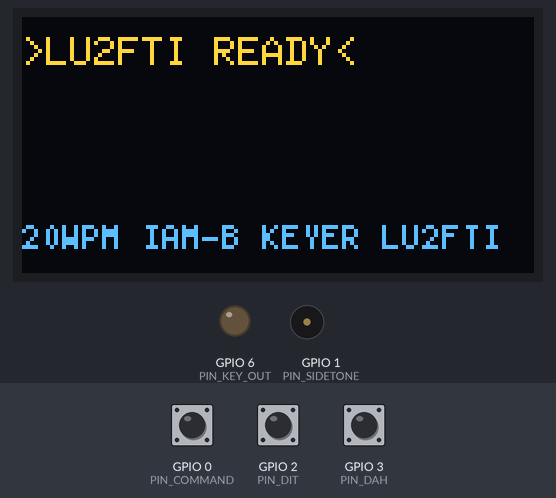
The sketch below on a simulated ESP32-C3. Parts: 128×64 one-colour display, output pins drawn as LEDs (lit = HIGH), buzzer (waves = sounding). Inputs (shaded band) come from the test bench; at power-on: GPIO 3 (PIN_DAH) HIGH, GPIO 2 (PIN_DIT) HIGH, GPIO 0 (PIN_COMMAND) HIGH. The OLED is the two-colour kind (top 16 rows yellow); random numbers use the default seed unless the sketch sets one; EEPROM starts erased.

Above: at 4.8 s.
4.9 s: GPIO 3 (PIN_DAH) pulled LOW for 0.15 s
At 5.0 s:
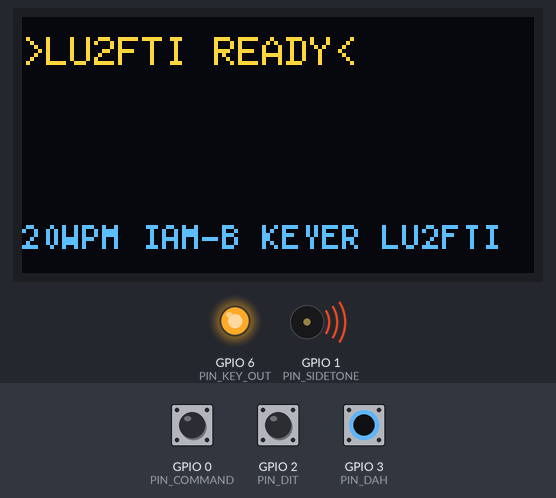
6.7 s: GPIO 2 (PIN_DIT) pulled LOW for 1 s
At 8.6 s:
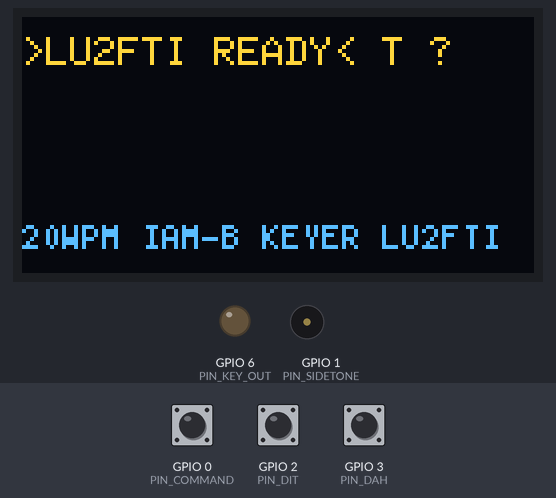
9.2 s: GPIO 0 (PIN_COMMAND) pulled LOW for 1 s
At 11.2 s:
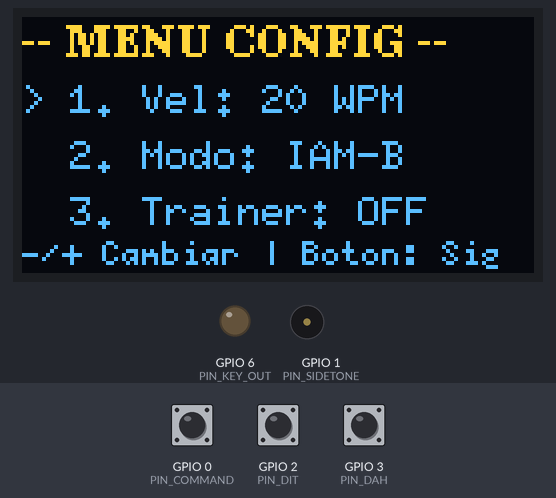
11.7 s: GPIO 0 (PIN_COMMAND) pulled LOW for 0.15 s
At 13.0 s:
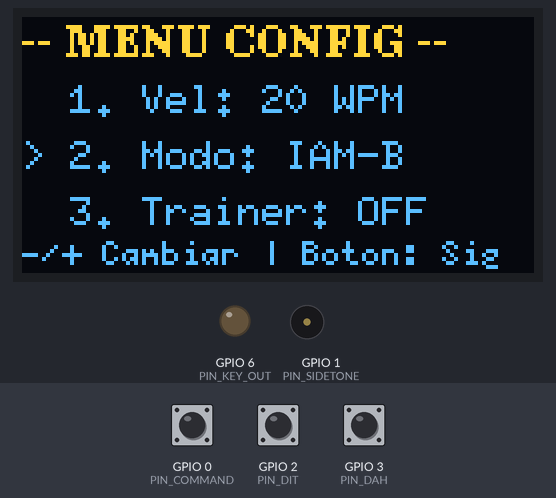
13.3 s: GPIO 2 (PIN_DIT) pulled LOW for 0.15 s
At 14.5 s:
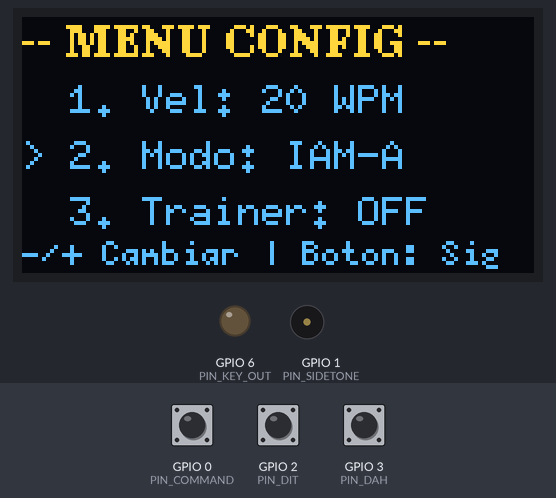
14.9 s: GPIO 3 (PIN_DAH) pulled LOW for 1 s
At 15.9 s:
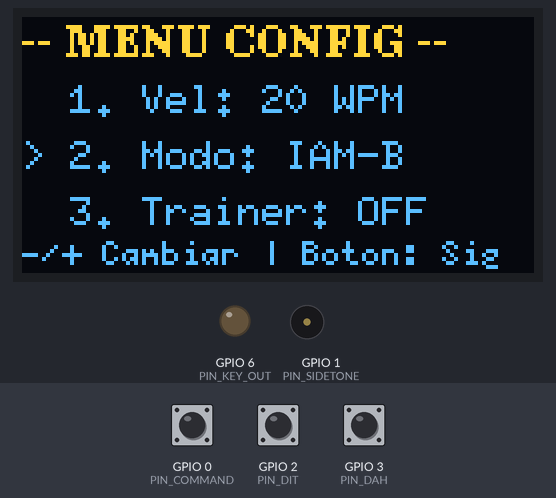
Timing chart, 0 to 17.9 s (numbered marks = the images above; inputs shaded):
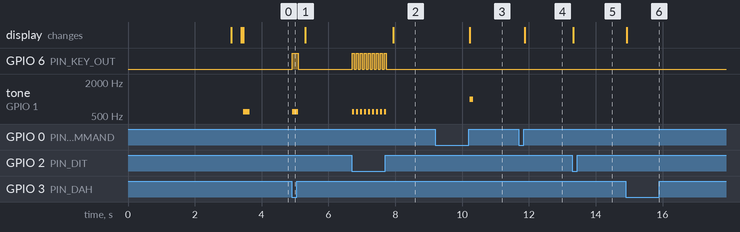

Measured:
- after the input at 4.9 s, GPIO 6 (PIN_KEY_OUT): LOW → HIGH at once, → LOW 0.18 s later; tone on GPIO 1 (PIN_SIDETONE): silent → 600 Hz at once, → silent 0.18 s later
- after the input at 6.7 s, GPIO 6 (PIN_KEY_OUT): alternates HIGH for 0.06 s and LOW for 0.06 s, 18 changes in all, then stays LOW, starting at once; tone on GPIO 1 (PIN_SIDETONE): alternates 600 Hz for 0.06 s and silent for 0.06 s, 18 changes in all, then stays silent, starting at once; the display: changes after 1.2 s (image 2)
- after the input at 9.2 s, tone on GPIO 1 (PIN_SIDETONE): silent → 1000 Hz after 1.0 s, → silent 0.10 s later; the display: changes after 1.0 s (image 3)
- after the input at 11.7 s, the display: changes after 0.18 s (image 4)
- after the input at 13.3 s, the display: changes at once (image 5)
- after the input at 14.9 s, the display: changes at once (image 6)

The sketch:

keyer_cw_lu2fti_v1.ino
```cpp
/*
  KEYER IAMBICO LU2FTI + DECODIFICADOR CW + MODO TRAINER para ESP32-C3 Mini
  Por defecto: 20 WPM, Modo Iambico B, con menu ajustado y modo trainer lado a lado.
*/

#include <Wire.h>
#include <U8g2lib.h>
#include <EEPROM.h>

// ==========================================
//   CONFIGURACION DE PINES
// ==========================================
#define PIN_DIT         2
#define PIN_DAH         3
#define PIN_COMMAND     0
#define PIN_SIDETONE    1
#define PIN_KEY_OUT     6

#define I2C_SDA         5
#define I2C_SCL         4

// ==========================================
//   DISPLAY
// ==========================================
U8G2_SH1106_128X64_NONAME_F_HW_I2C u8g2(U8G2_R0, U8X8_PIN_NONE);

// ==========================================
//   CONFIGURACION
// ==========================================
struct KeyerSettings {
  uint8_t speedWPM;
  bool iambicModeA; // true = Modo A, false = Modo B
  bool swapPaddles;
  bool sidetoneEnabled;
  uint16_t sidetoneFreq;
  bool trainerEnabled;
};

KeyerSettings settings = {20, false, false, true, 600, false};

// Variables de control de menu y trainer
bool inMenu = false;
uint8_t menuOption = 0; // 0: Velocidad, 1: Modo Iambico, 2: Trainer
bool inTrainerMode = false;
char targetChar = 'A';
char currentUserChar = '_';
char trainerFeedback[30] = "Envie la letra";

// ==========================================
//   TABLA MORSE
// ==========================================
struct MorseChar {
  char character;
  uint8_t length;
  uint32_t code;
};

const MorseChar morseTable[] PROGMEM = {
  {'A',2,0b01},{'B',4,0b1000},{'C',4,0b1010},{'D',3,0b100},{'E',1,0b0},
  {'F',4,0b0010},{'G',3,0b110},{'H',4,0b0000},{'I',2,0b00},{'J',4,0b0111},
  {'K',3,0b101},{'L',4,0b0100},{'M',2,0b11},{'N',2,0b10},{'O',3,0b111},
  {'P',4,0b0110},{'Q',4,0b1101},{'R',3,0b010},{'S',3,0b000},{'T',1,0b1},
  {'U',3,0b001},{'V',4,0b0001},{'W',3,0b011},{'X',4,0b1001},{'Y',4,0b1011},
  {'Z',4,0b1100},{'0',5,0b11111},{'1',5,0b01111},{'2',5,0b00111},{'3',5,0b00011},
  {'4',5,0b00001},{'5',5,0b00000},{'6',5,0b10000},{'7',5,0b11000},{'8',5,0b11100},
  {'9',5,0b11110},{'.',6,0b010101},{',',6,0b110011},{'?',6,0b001100},{'!',6,0b101011},
  {';',6,0b101010},{':',6,0b111000},{'\'',6,0b011110},{'"',6,0b010110},{'-',6,0b100001},
  {'/',5,0b10010},{'=',5,0b10001},{'(',5,0b10110},{')',6,0b101101},{'@',6,0b110110},
  {'_',6,0b100110},{'+',5,0b01010},{'&',5,0b01000}
};

// ==========================================
//   VARIABLES
// ==========================================
#define MAX_TEXT_LENGTH 200
char textBuffer[MAX_TEXT_LENGTH];
uint16_t bufferStart = 0, bufferEnd = 0;
bool bufferFull = false;

uint32_t currentCode = 0;
uint8_t currentLength = 0;
unsigned long lastChangeTime = 0;
bool isKeyDown = false;
unsigned long keyDownStart = 0;

unsigned long lastKeyActivityTime = 0;
bool espacioAgregadoPorPausa = false;
const unsigned long PAUSA_ESPACIO_MS = 1000;

enum Element { ELEM_NONE, ELEM_DIT, ELEM_DAH };
Element currentElem = ELEM_NONE;
Element lastElemSent = ELEM_NONE;

enum KeyerState { K_IDLE, K_ELEMENT, K_SPACE };
KeyerState keyerState = K_IDLE;
unsigned long stateTimer = 0;

bool txActive = false;
bool lastBtnState = HIGH;
bool lastMenuBtnState = HIGH;
#define MAX_PANTALLA_CHARS 80
int caracteresEnPantalla = 0;

// Declaraciones previas
void updateDisplay();
void updateMenuDisplay();
void updateTrainerDisplay();
void pickNewTargetChar();

unsigned long getDitDuration() { return 1200UL / settings.speedWPM; }
unsigned long getDahDuration() { return getDitDuration() * 3; }
unsigned long getInterLetterGap() { return getDitDuration() * 3; }
unsigned long getInterWordGap() { return getDitDuration() * 7; }

// ==========================================
//   LECTURA CON ANTIRREBOTE (DEBOUNCE)
// ==========================================
bool isDitPressed() {
  static bool stableState = HIGH;
  static bool lastRawState = HIGH;
  static unsigned long lastDebounceTime = 0;

  bool raw = digitalRead(PIN_DIT);
  if (raw != lastRawState) {
    lastDebounceTime = millis();
    lastRawState = raw;
  }
  if ((millis() - lastDebounceTime) > 10) {
    stableState = raw;
  }
  bool pressed = (stableState == LOW);
  if (pressed) { lastKeyActivityTime = millis(); espacioAgregadoPorPausa = false; }
  return pressed;
}

bool isDahPressed() {
  static bool stableState = HIGH;
  static bool lastRawState = HIGH;
  static unsigned long lastDebounceTime = 0;

  bool raw = digitalRead(PIN_DAH);
  if (raw != lastRawState) {
    lastDebounceTime = millis();
    lastRawState = raw;
  }
  if ((millis() - lastDebounceTime) > 10) {
    stableState = raw;
  }
  bool pressed = (stableState == LOW);
  if (pressed) { lastKeyActivityTime = millis(); espacioAgregadoPorPausa = false; }
  return pressed;
}

void addCharToBuffer(char c) {
  if (inTrainerMode) return;
  if (bufferFull) {
    textBuffer[bufferEnd] = c;
    bufferEnd = (bufferEnd + 1) % MAX_TEXT_LENGTH;
    bufferStart = bufferEnd;
    caracteresEnPantalla = MAX_PANTALLA_CHARS;
  } else {
    textBuffer[bufferEnd] = c;
    bufferEnd = (bufferEnd + 1) % MAX_TEXT_LENGTH;
    if (bufferEnd == bufferStart) bufferFull = true;
    caracteresEnPantalla++;
  }
  updateDisplay();
}

void addSpaceToBuffer() {
  if (bufferEnd != bufferStart || !bufferFull) addCharToBuffer(' ');
}

void clearBuffer() {
  bufferStart = 0; bufferEnd = 0; bufferFull = false;
  caracteresEnPantalla = 0;
  memset(textBuffer, 0, MAX_TEXT_LENGTH);
  updateDisplay();
}

void updateDisplay() {
  if (inMenu || inTrainerMode) return;
  u8g2.firstPage();
  do {
    u8g2.setFont(u8g2_font_6x10_tf);
    uint16_t idx = bufferStart;
    for (int line = 0; line < 4; line++) {
      char lineBuffer[21] = {0};
      int col = 0;
      while (col < 20 && (idx != bufferEnd || bufferFull)) {
        char c = textBuffer[idx];
        if (c == '\0') c = ' ';
        lineBuffer[col++] = c;
        idx = (idx + 1) % MAX_TEXT_LENGTH;
        if (idx == bufferStart && !bufferFull) break;
      }
      u8g2.drawStr(0, 12 + (line * 12), lineBuffer);
    }
    char statusLine[25];
    sprintf(statusLine, "%dWPM %s KEYER LU2FTI", settings.speedWPM,
            settings.iambicModeA ? "IAM-A" : "IAM-B");
    u8g2.setFont(u8g2_font_5x7_tf);
    u8g2.drawStr(0, 58, statusLine);
  } while (u8g2.nextPage());
}

char decodeMorse(uint32_t code, uint8_t length) {
  int num = sizeof(morseTable) / sizeof(morseTable[0]);
  for (int i = 0; i < num; i++) {
    MorseChar mc;
    memcpy_P(&mc, &morseTable[i], sizeof(mc));
    if (mc.length == length && mc.code == code) return mc.character;
  }
  return '?';
}

void verificarPausaLarga() {
  if (!txActive && !isKeyDown) {
    if ((millis() - lastKeyActivityTime) >= PAUSA_ESPACIO_MS && !espacioAgregadoPorPausa) {
      addSpaceToBuffer();
      espacioAgregadoPorPausa = true;
    }
  } else {
    espacioAgregadoPorPausa = false;
  }
}

void verificarAutoClear() {
  if (inTrainerMode) return;
  if (caracteresEnPantalla >= MAX_PANTALLA_CHARS) {
    clearBuffer();
    const char* msg = ">CLEAR<";
    for (const char* p = msg; *p; p++) addCharToBuffer(*p);
    if (settings.sidetoneEnabled) {
      tone(PIN_SIDETONE, 1000); delay(60); noTone(PIN_SIDETONE);
      delay(40);
      tone(PIN_SIDETONE, 1200); delay(60); noTone(PIN_SIDETONE);
    }
  }
}

void handleDecodedChar(char c) {
  if (inTrainerMode) {
    currentUserChar = c;
    if (c == targetChar) {
      sprintf(trainerFeedback, "CORRECTO!");
      updateTrainerDisplay();
      if (settings.sidetoneEnabled) {
        // Tono lindo de acierto (acorde ascendente rapido)
        tone(PIN_SIDETONE, 1046); delay(70); noTone(PIN_SIDETONE); // Do (C6)
        delay(20);
        tone(PIN_SIDETONE, 1318); delay(70); noTone(PIN_SIDETONE); // Mi (E6)
        delay(20);
        tone(PIN_SIDETONE, 1568); delay(120); noTone(PIN_SIDETONE); // Sol (G6)
      }
      delay(800); // Pausa para que disfrute el acierto
      pickNewTargetChar();
    } else {
      sprintf(trainerFeedback, "Incorrecto, siga intentando");
      if (settings.sidetoneEnabled) {
        tone(PIN_SIDETONE, 280); delay(150); noTone(PIN_SIDETONE);
      }
      updateTrainerDisplay();
    }
  } else {
    if (c != '\0') addCharToBuffer(c);
  }
}

void processDecoder() {
  bool currentKeyState = digitalRead(PIN_KEY_OUT);
  unsigned long now = millis();

  if (currentKeyState && !isKeyDown) {
    isKeyDown = true; keyDownStart = now; lastKeyActivityTime = now;
    if (currentLength > 0 && (now - lastChangeTime) > getInterLetterGap()) {
      char c = decodeMorse(currentCode, currentLength);
      handleDecodedChar(c);
      currentCode = 0; currentLength = 0;
    }
  } else if (!currentKeyState && isKeyDown) {
    isKeyDown = false;
    unsigned long duration = now - keyDownStart;
    unsigned long ditDur = getDitDuration();
    lastKeyActivityTime = now;
    if (duration <= ditDur * 1.5) {
      currentCode = (currentCode << 1) | 0;
    } else if (duration <= ditDur * 3.5) {
      currentCode = (currentCode << 1) | 1;
    } else {
      currentCode = 0; currentLength = 0;
    }
    if (duration <= ditDur * 3.5) { currentLength++; if (currentLength > 12) currentLength = 12; }
    lastChangeTime = now;
  } else if (!isKeyDown && currentLength > 0) {
    if ((now - lastChangeTime) >= getInterLetterGap()) {
      char c = decodeMorse(currentCode, currentLength);
      handleDecodedChar(c);
      currentCode = 0; currentLength = 0; lastChangeTime = now;
    }
    if (!inTrainerMode && (now - lastChangeTime) >= getInterWordGap()) {
      if (bufferEnd == 0 || textBuffer[(bufferEnd - 1 + MAX_TEXT_LENGTH) % MAX_TEXT_LENGTH] != ' ') {
        addSpaceToBuffer();
      }
      lastChangeTime = now;
    }
  }
  verificarPausaLarga();
  verificarAutoClear();
}

void startTransmit() {
  if (!txActive) {
    txActive = true;
    digitalWrite(PIN_KEY_OUT, HIGH);
    if (settings.sidetoneEnabled) tone(PIN_SIDETONE, settings.sidetoneFreq);
  }
}

void stopTransmit() {
  if (txActive) {
    txActive = false;
    digitalWrite(PIN_KEY_OUT, LOW);
    if (settings.sidetoneEnabled) noTone(PIN_SIDETONE);
  }
}

// ==========================================
//   MOTOR IAMBICO
// ==========================================
void processKeyer() {
  unsigned long now = millis();

  bool dit_pressed = isDitPressed();
  bool dah_pressed = isDahPressed();

  if (settings.swapPaddles) {
    bool temp = dit_pressed;
    dit_pressed = dah_pressed;
    dah_pressed = temp;
  }

  static bool dit_memory = false;
  static bool dah_memory = false;

  switch (keyerState) {
    case K_IDLE:
      dit_memory = false;
      dah_memory = false;

      if (dit_pressed && dah_pressed) {
        currentElem = (lastElemSent == ELEM_DIT) ? ELEM_DAH : ELEM_DIT;
      } else if (dit_pressed) {
        currentElem = ELEM_DIT;
      } else if (dah_pressed) {
        currentElem = ELEM_DAH;
      }

      if (dit_pressed || dah_pressed) {
        lastElemSent = currentElem;
        startTransmit();
        stateTimer = now + (currentElem == ELEM_DIT ? getDitDuration() : getDahDuration());
        keyerState = K_ELEMENT;
      }
      break;

    case K_ELEMENT:
      if (dit_pressed) dit_memory = true;
      if (dah_pressed) dah_memory = true;

      if (now >= stateTimer) {
        stopTransmit();
        stateTimer = now + getDitDuration();
        keyerState = K_SPACE;
      }
      break;

    case K_SPACE:
      if (dit_pressed) dit_memory = true;
      if (dah_pressed) dah_memory = true;

      if (now >= stateTimer) {
        if (!dit_pressed) dit_memory = false;
        if (!dah_pressed) dah_memory = false;

        bool next_dit = dit_pressed || (settings.iambicModeA ? dit_pressed : dit_memory);
        bool next_dah = dah_pressed || (settings.iambicModeA ? dah_pressed : dah_memory);

        if (next_dit && next_dah) {
          currentElem = (lastElemSent == ELEM_DIT) ? ELEM_DAH : ELEM_DIT;
        } else if (next_dit) {
          currentElem = ELEM_DIT;
        } else if (next_dah) {
          currentElem = ELEM_DAH;
        }

        if (next_dit || next_dah) {
          if (currentElem == ELEM_DIT) dit_memory = false;
          else dah_memory = false;

          lastElemSent = currentElem;
          startTransmit();
          stateTimer = now + (currentElem == ELEM_DIT ? getDitDuration() : getDahDuration());
          keyerState = K_ELEMENT;
        } else {
          keyerState = K_IDLE;
        }
      }
      break;
  }
}

// ==========================================
//   GESTION DEL MENU Y TRAINER
// ==========================================
void pickNewTargetChar() {
  int idx = random(0, 26); // Letras de A a Z
  MorseChar mc;
  memcpy_P(&mc, &morseTable[idx], sizeof(mc));
  targetChar = mc.character;
  currentUserChar = '_';
  sprintf(trainerFeedback, "Envie la letra");
  updateTrainerDisplay();
}

void updateTrainerDisplay() {
  u8g2.firstPage();
  do {
    u8g2.setFont(u8g2_font_5x7_tf);
    u8g2.drawStr(12, 8, "OBJETIVO          ESCRITO");

    // Letras gigantes lado a lado
    u8g2.setFont(u8g2_font_ncenB24_tf);

    char targetStr[2] = {targetChar, '\0'};
    char userStr[2] = {currentUserChar, '\0'};

    u8g2.drawStr(22, 43, targetStr);
    u8g2.drawStr(90, 43, userStr);

    u8g2.setFont(u8g2_font_5x7_tf);
    u8g2.drawStr(0, 62, trainerFeedback);
  } while (u8g2.nextPage());
}

void updateMenuDisplay() {
  u8g2.firstPage();
  do {
    u8g2.setFont(u8g2_font_ncenB08_tf);
    u8g2.drawStr(0, 10, "-- MENU CONFIG --");
    u8g2.setFont(u8g2_font_6x10_tf);

    char line1[30], line2[30], line3[30];
    sprintf(line1, "%s 1. Vel: %d WPM", menuOption == 0 ? ">" : " ", settings.speedWPM);
    sprintf(line2, "%s 2. Modo: %s", menuOption == 1 ? ">" : " ", settings.iambicModeA ? "IAM-A" : "IAM-B");
    sprintf(line3, "%s 3. Trainer: %s", menuOption == 2 ? ">" : " ", settings.trainerEnabled ? "ON" : "OFF");

    u8g2.drawStr(0, 24, line1);
    u8g2.drawStr(0, 38, line2);
    u8g2.drawStr(0, 52, line3);

    u8g2.setFont(u8g2_font_5x7_tf);
    u8g2.drawStr(0, 62, "-/+ Cambiar | Boton: Sig");
  } while (u8g2.nextPage());
}

void processMenu() {
  static unsigned long lastMenuAction = 0;

  if (millis() - lastMenuAction > 250) {
    if (digitalRead(PIN_DIT) == LOW) {
      if (menuOption == 0) {
        if (settings.speedWPM > 5) settings.speedWPM--;
      } else if (menuOption == 1) {
        settings.iambicModeA = true;
      } else if (menuOption == 2) {
        settings.trainerEnabled = false;
      }
      lastMenuAction = millis();
      updateMenuDisplay();
    } else if (digitalRead(PIN_DAH) == LOW) {
      if (menuOption == 0) {
        if (settings.speedWPM < 50) settings.speedWPM++;
      } else if (menuOption == 1) {
        settings.iambicModeA = false;
      } else if (menuOption == 2) {
        settings.trainerEnabled = true;
      }
      lastMenuAction = millis();
      updateMenuDisplay();
    }
  }

  bool btnState = digitalRead(PIN_COMMAND);
  if (lastMenuBtnState == HIGH && btnState == LOW) {
    delay(30);
    if (digitalRead(PIN_COMMAND) == LOW) {
      unsigned long pressStart = millis();
      while (digitalRead(PIN_COMMAND) == LOW) delay(10);
      unsigned long duracion = millis() - pressStart;

      if (duracion < 800) {
        menuOption++;
        if (menuOption > 2) {
          EEPROM.begin(sizeof(settings) + 50);
          EEPROM.put(50, settings);
          EEPROM.commit();
          EEPROM.end();

          inMenu = false;
          if (settings.trainerEnabled) {
            inTrainerMode = true;
            pickNewTargetChar();
          } else {
            inTrainerMode = false;
            clearBuffer();
            const char* msg = ">SAVED<";
            for (const char* p = msg; *p; p++) addCharToBuffer(*p);
            if (settings.sidetoneEnabled) {
              tone(PIN_SIDETONE, 1200); delay(100); noTone(PIN_SIDETONE);
            }
          }
        } else {
          updateMenuDisplay();
        }
      }
    }
  }
  lastMenuBtnState = btnState;
}

void processCommand() {
  bool btnState = digitalRead(PIN_COMMAND);
  if (lastBtnState == HIGH && btnState == LOW) {
    unsigned long pressStart = millis();
    while (digitalRead(PIN_COMMAND) == LOW) delay(10);
    unsigned long duracion = millis() - pressStart;

    if (duracion < 1000) {
      if (inTrainerMode) {
        pickNewTargetChar(); // Salta a otra letra si presionas corto en modo trainer
      } else {
        clearBuffer();
        if (settings.sidetoneEnabled) { tone(PIN_SIDETONE, 800); delay(80); noTone(PIN_SIDETONE); }
      }
    } else {
      inMenu = true;
      inTrainerMode = false;
      menuOption = 0;
      updateMenuDisplay();
      if (settings.sidetoneEnabled) {
        tone(PIN_SIDETONE, 1000); delay(100); noTone(PIN_SIDETONE);
      }
    }
  }
  lastBtnState = btnState;
}

void showSplash() {
  u8g2.firstPage();
  do {
    u8g2.setFont(u8g2_font_ncenB10_tf);
    u8g2.drawStr(22, 16, "KEYER CW");

    u8g2.setFont(u8g2_font_6x10_tf);
    u8g2.drawStr(34, 31, "by LU2FTI");

    u8g2.setFont(u8g2_font_5x7_tf);
    u8g2.drawStr(12, 47, "github.com/nicosistemas");
  } while (u8g2.nextPage());
  delay(3000);
}

void setup() {
  pinMode(PIN_DIT, INPUT_PULLUP);
  pinMode(PIN_DAH, INPUT_PULLUP);
  pinMode(PIN_COMMAND, INPUT_PULLUP);
  pinMode(PIN_SIDETONE, OUTPUT);
  pinMode(PIN_KEY_OUT, OUTPUT);
  digitalWrite(PIN_KEY_OUT, LOW);

  EEPROM.begin(sizeof(settings) + 50);
  EEPROM.get(50, settings);
  if (settings.speedWPM < 5 || settings.speedWPM > 50) {
    settings = {20, false, false, true, 600, false};
    EEPROM.put(50, settings);
    EEPROM.commit();
  }
  EEPROM.end();

  Wire.begin(I2C_SDA, I2C_SCL);
  u8g2.begin();
  u8g2.setContrast(255);

  showSplash();

  inTrainerMode = settings.trainerEnabled;
  if (inTrainerMode) {
    pickNewTargetChar();
  } else {
    lastKeyActivityTime = millis();
    clearBuffer();
    const char* inicio = ">LU2FTI READY<";
    for (const char* p = inicio; *p; p++) addCharToBuffer(*p);
  }

  if (settings.sidetoneEnabled) { tone(PIN_SIDETONE, 600); delay(200); noTone(PIN_SIDETONE); }
}

void loop() {
  if (inMenu) {
    processMenu();
  } else {
    processKeyer();
    processDecoder();
    processCommand();
    if (inTrainerMode) {
      // Mantiene activo el bucle en modo entrenamiento
    }
  }
  delay(1);
}
```
